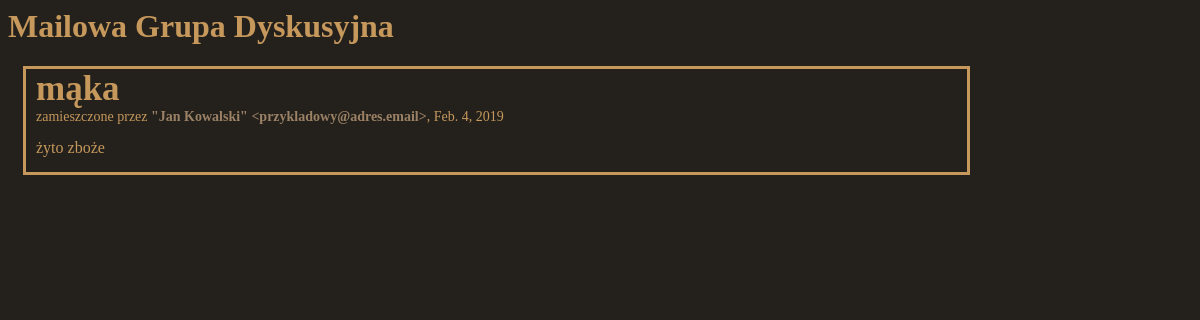
Screenshot of /blog/view/3.html with the database file from the repository.
### blog/models.py (models this page shows, shortened)
class Blog(models.Model):
	author = models.CharField(max_length=100, default="Anonymous")
	title = models.CharField(max_length=200)
	body = models.TextField()
	posted = models.DateField(db_index=True, auto_now_add=True)
	category = models.ForeignKey('blog.Category')

### blog/views.py (the view)
def view_post(request, id):
    return render_to_response('view_post.html', {
        'post': get_object_or_404(Blog, id=id)
    })

### blog/templates/view_post.html (shortened to what this page needs)
{% extends 'base.html' %}
{% block title %}Mailowa Grupa Dyskusyjna{% endblock %}
{% block content %}
	<div class="contentBox">
		<div class="postsMainBox">
			<div class="postBox">
				<div class="postBoxInner">
					<a><h1 class="postHeader">{{ post.title }}</h1></a>
					<p class="postAuthor">zamieszczone przez <font class="postAuthorName">{{ post.author }}</font>, {{ post.posted }} </p>
					{{ post.body }}
				</div>
			</div>
		</div>
{% endblock %}

### blog/static/style.css (style rules this page uses)
a { text-decoration: none; }
body { background-color: #24211c; color: #c6985c; }
h1 { color: #c6985c; }
.postsMainBox { float: left; width: 80%; word-wrap: break-word; margin-left: 15px; }
.postBox { margin-top: 0px; margin-bottom: 15px; border-style: solid; }
.postBoxInner { margin-bottom: 15px; margin-left: 10px; }
.postHeader { color: #c6985c; margin-top: 0em; margin-bottom: 0em; font-size: 35; }
.postAuthor { margin-top: 0em; font-size:14; }
.postAuthorName { color: #9b8165; font-weight: bold; }

### rows the page displays
Blog: title "mąka", author "\"Jan Kowalski\" <przykladowy@adres.email>", posted "Feb. 4, 2019", body "żyto zboże"
